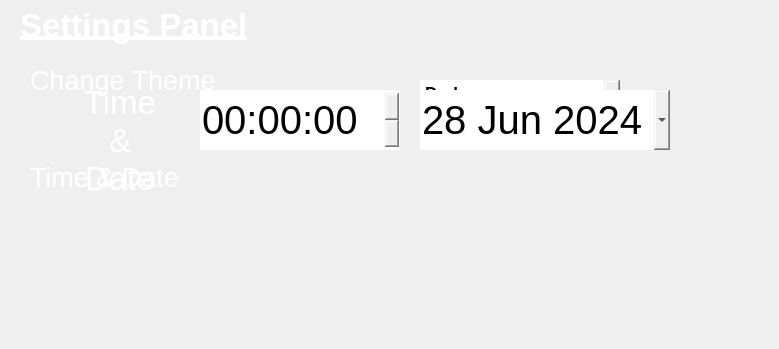
    <widget class="QWidget" name="settingsPage">
     <property name="styleSheet">
      <string notr="true">background:none;
</string>
     </property>
     <widget class="QPushButton" name="homeButtonSt">
      <property name="geometry">
       <rect>
        <x>360</x>
        <y>290</y>
        <width>50</width>
        <height>50</height>
       </rect>
      </property>
      <property name="baseSize">
       <size>
        <width>50</width>
        <height>50</height>
       </size>
      </property>
      <property name="focusPolicy">
       <enum>Qt::NoFocus</enum>
      </property>
      <property name="styleSheet">
       <string notr="true">border:none;
border-radius:80px;</string>
      </property>
      <property name="text">
       <string/>
      </property>
      <property name="iconSize">
       <size>
        <width>100</width>
        <height>100</height>
       </size>
      </property>
      <property name="autoDefault">
       <bool>true</bool>
      </property>
     </widget>
     <widget class="QGroupBox" name="settingsContentGroup">
      <property name="geometry">
       <rect>
        <x>10</x>
        <y>0</y>
        <width>760</width>
        <height>290</height>
       </rect>
      </property>
      <property name="styleSheet">
       <string notr="true">background:none;
border:none;</string>
      </property>
      <property name="title">
       <string/>
      </property>
      <widget class="QLabel" name="settingsPanelLabel">
       <property name="geometry">
        <rect>
         <x>10</x>
         <y>0</y>
         <width>280</width>
         <height>50</height>
        </rect>
       </property>
       <property name="font">
        <font>
         <pointsize>25</pointsize>
         <bold>true</bold>
         <underline>true</underline>
        </font>
       </property>
       <property name="styleSheet">
        <string notr="true">color:white;</string>
       </property>
       <property name="frameShape">
        <enum>QFrame::NoFrame</enum>
       </property>
       <property name="text">
        <string>Settings Panel</string>
       </property>
      </widget>
      <widget class="QGroupBox" name="setTimeDateGroup">
       <property name="geometry">
        <rect>
         <x>60</x>
         <y>50</y>
         <width>700</width>
         <height>300</height>
        </rect>
       </property>
       <property name="font">
        <font>
         <pointsize>20</pointsize>
        </font>
       </property>
       <property name="styleSheet">
        <string notr="true">color:white;</string>
       </property>
       <property name="title">
        <string/>
       </property>
       <widget class="QPushButton" name="doneTimeDateButton">
        <property name="geometry">
         <rect>
          <x>360</x>
          <y>160</y>
          <width>60</width>
          <height>60</height>
         </rect>
        </property>
        <property name="baseSize">
         <size>
          <width>50</width>
          <height>50</height>
         </size>
        </property>
        <property name="font">
         <font>
          <pointsize>15</pointsize>
         </font>
        </property>
        <property name="text">
         <string/>
        </property>
        <property name="iconSize">
         <size>
          <width>50</width>
          <height>50</height>
         </size>
        </property>
       </widget>
       <widget class="QPushButton" name="cancelTimeDateButton">
        <property name="geometry">
         <rect>
          <x>280</x>
          <y>160</y>
          <width>60</width>
          <height>60</height>
         </rect>
        </property>
        <property name="baseSize">
         <size>
          <width>50</width>
          <height>50</height>
         </size>
        </property>
        <property name="font">
         <font>
          <pointsize>15</pointsize>
         </font>
        </property>
        <property name="styleSheet">
         <string notr="true"/>
        </property>
        <property name="text">
         <string/>
        </property>
        <property name="iconSize">
         <size>
          <width>50</width>
          <height>50</height>
         </size>
        </property>
       </widget>
       <widget class="QTimeEdit" name="updatedTimeValue">
        <property name="geometry">
         <rect>
          <x>130</x>
          <y>40</y>
          <width>200</width>
          <height>60</height>
         </rect>
        </property>
        <property name="font">
         <font>
          <pointsize>30</pointsize>
         </font>
        </property>
        <property name="styleSheet">
         <string notr="true">color:black;</string>
        </property>
        <property name="showGroupSeparator" stdset="0">
         <bool>false</bool>
        </property>
        <property name="currentSection">
         <enum>QDateTimeEdit::HourSection</enum>
        </property>
       </widget>
       <widget class="QDateEdit" name="updatedDateValue">
        <property name="geometry">
         <rect>
          <x>350</x>
          <y>40</y>
          <width>250</width>
          <height>60</height>
         </rect>
        </property>
        <property name="font">
         <font>
          <pointsize>30</pointsize>
         </font>
        </property>
        <property name="styleSheet">
         <string notr="true">color:black;</string>
        </property>
        <property name="dateTime">
         <datetime>
          <hour>20</hour>
          <minute>43</minute>
          <second>0</second>
          <year>2024</year>
          <month>6</month>
          <day>28</day>
         </datetime>
        </property>
        <property name="calendarPopup">
         <bool>true</bool>
        </property>
        <property name="date">
         <date>
          <year>2024</year>
          <month>6</month>
          <day>28</day>
         </date>
        </property>
       </widget>
       <widget class="QLabel" name="updateTimeDateLabel">
        <property name="geometry">
         <rect>
          <x>0</x>
          <y>40</y>
          <width>100</width>
          <height>100</height>
         </rect>
        </property>
        <property name="font">
         <font>
          <pointsize>25</pointsize>
         </font>
        </property>
        <property name="styleSheet">
         <string notr="true">color:white;</string>
        </property>
        <property name="text">
         <string>Time &amp; Date</string>
        </property>
        <property name="alignment">
         <set>Qt::AlignCenter</set>
        </property>
        <property name="wordWrap">
         <bool>true</bool>
        </property>
       </widget>
      </widget>
      <widget class="QGroupBox" name="settingsMainGroup">
       <property name="geometry">
        <rect>
         <x>10</x>
         <y>0</y>
         <width>750</width>
         <height>350</height>
        </rect>
       </property>
       <property name="title">
        <string/>
       </property>
       <widget class="QLabel" name="ThemeLabel">
        <property name="geometry">
         <rect>
          <x>10</x>
          <y>55</y>
          <width>200</width>
          <height>50</height>
         </rect>
        </property>
        <property name="font">
         <font>
          <pointsize>20</pointsize>
         </font>
        </property>
        <property name="styleSheet">
         <string notr="true">color:white;
       </string>
        </property>
        <property name="text">
         <string>Change Theme</string>
        </property>
       </widget>
       <widget class="QComboBox" name="themeComboBox">
        <property name="geometry">
         <rect>
          <x>400</x>
          <y>80</y>
          <width>200</width>
          <height>25</height>
         </rect>
        </property>
        <property name="font">
         <font>
          <family>Ubuntu</family>
          <pointsize>13</pointsize>
          <italic>false</italic>
          <bold>true</bold>
         </font>
        </property>
        <property name="acceptDrops">
         <bool>false</bool>
        </property>
        <property name="autoFillBackground">
         <bool>false</bool>
        </property>
        <property name="styleSheet">
         <string notr="true">font: 700 13pt &quot;Ubuntu&quot;;
</string>
        </property>
        <property name="editable">
         <bool>false</bool>
        </property>
        <property name="currentText">
         <string>Dark</string>
        </property>
        <property name="frame">
         <bool>false</bool>
        </property>
        <item>
         <property name="text">
          <string>Dark</string>
         </property>
        </item>
        <item>
         <property name="text">
          <string>Pattern</string>
         </property>
        </item>
        <item>
         <property name="text">
          <string>Galaxy</string>
         </property>
        </item>
        <item>
         <property name="text">
          <string>Colorful</string>
         </property>
        </item>
       </widget>
       <widget class="QLabel" name="setTimeDateLabel">
        <property name="geometry">
         <rect>
          <x>10</x>
          <y>150</y>
          <width>200</width>
          <height>55</height>
         </rect>
        </property>
        <property name="font">
         <font>
          <pointsize>20</pointsize>
         </font>
        </property>
        <property name="styleSheet">
         <string notr="true">color:white;
</string>
        </property>
        <property name="text">
         <string>Time &amp; Date</string>
        </property>
       </widget>
       <widget class="QPushButton" name="setTimeDateButton">
        <property name="geometry">
         <rect>
          <x>400</x>
          <y>150</y>
          <width>280</width>
          <height>50</height>
         </rect>
        </property>
        <property name="font">
         <font>
          <pointsize>15</pointsize>
         </font>
        </property>
        <property name="styleSheet">
         <string notr="true">color:white;</string>
        </property>
        <property name="text">
         <string/>
        </property>
       </widget>
      </widget>
      <zorder>settingsPanelLabel</zorder>
      <zorder>settingsMainGroup</zorder>
      <zorder>setTimeDateGroup</zorder>
     </widget>
    </widget>
